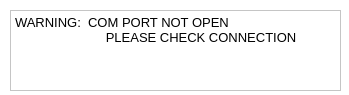
<?xml version="1.0" encoding="UTF-8"?>
<ui version="4.0">
 <class>warning</class>
 <widget class="QDialog" name="warning">
  <property name="geometry">
   <rect>
    <x>0</x>
    <y>0</y>
    <width>349</width>
    <height>95</height>
   </rect>
  </property>
  <property name="windowTitle">
   <string>Dialog</string>
  </property>
  <widget class="QFrame" name="seial_workspace">
   <property name="geometry">
    <rect>
     <x>-80</x>
     <y>-10</y>
     <width>491</width>
     <height>271</height>
    </rect>
   </property>
   <property name="styleSheet">
    <string notr="true">background-color:rgb(255, 255, 255)</string>
   </property>
   <widget class="QTextBrowser" name="textBrowser">
    <property name="geometry">
     <rect>
      <x>90</x>
      <y>20</y>
      <width>331</width>
      <height>81</height>
     </rect>
    </property>
    <property name="html">
     <string>&lt;!DOCTYPE HTML PUBLIC &quot;-//W3C//DTD HTML 4.0//EN&quot; &quot;http://www.w3.org/TR/REC-html40/strict.dtd&quot;&gt;
&lt;html&gt;&lt;head&gt;&lt;meta name=&quot;qrichtext&quot; content=&quot;1&quot; /&gt;&lt;style type=&quot;text/css&quot;&gt;
p, li { white-space: pre-wrap; }
&lt;/style&gt;&lt;/head&gt;&lt;body style=&quot; font-family:'MS Shell Dlg 2'; font-size:7.8pt; font-weight:400; font-style:normal;&quot;&gt;
&lt;p style=&quot; margin-top:0px; margin-bottom:0px; margin-left:0px; margin-right:0px; -qt-block-indent:0; text-indent:0px;&quot;&gt;&lt;span style=&quot; font-size:10pt;&quot;&gt;WARNING:  COM PORT NOT OPEN&lt;/span&gt;&lt;/p&gt;
&lt;p style=&quot; margin-top:0px; margin-bottom:0px; margin-left:0px; margin-right:0px; -qt-block-indent:0; text-indent:0px;&quot;&gt;&lt;span style=&quot; font-size:10pt;&quot;&gt;	   PLEASE CHECK CONNECTION&lt;/span&gt;&lt;/p&gt;&lt;/body&gt;&lt;/html&gt;</string>
    </property>
   </widget>
  </widget>
 </widget>
 <resources/>
 <connections/>
</ui>
